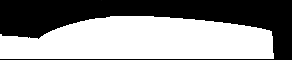
#> input picture nopeglasses/glasses1.bmp, 292 x 60 px
$ python glasses.py
#> lines starting #> are read from the running program, lines starting #| are printed output that depends on the picture; after the words box and inside, x2 and y2 are one past the last pixel; in counts of white or black regions, pixels touching at a corner belong together
#!/usr/bin/python3

import numpy
#import imageio
import imageio
from PIL import Image
import pdb
import collections

def bres(start, end):
    """Bresenham's Line Algorithm
    Produces a list of tuples from start and end
    >>> points1 = get_line((0, 0), (3, 4))
    >>> points2 = get_line((3, 4), (0, 0))
    >>> assert(set(points1) == set(points2))
    >>> print points1
    [(0, 0), (1, 1), (1, 2), (2, 3), (3, 4)]
    >>> print points2
    [(3, 4), (2, 3), (1, 2), (1, 1), (0, 0)]
    """
    # Setup initial conditions
    x1, y1 = start
    x2, y2 = end
    dx = x2 - x1
    dy = y2 - y1
    # Determine how steep the line is
    is_steep = abs(dy) > abs(dx)
    # Rotate line
    if is_steep:
        x1, y1 = y1, x1
        x2, y2 = y2, x2
    # Swap start and end points if necessary and store swap state
    swapped = False
    if x1 > x2:
        x1, x2 = x2, x1
        y1, y2 = y2, y1
        swapped = True
    # Recalculate differentials
    dx = x2 - x1
    dy = y2 - y1
    # Calculate error
    error = int(dx / 2.0)
    ystep = 1 if y1 < y2 else -1
    # Iterate over bounding box generating points between start and end
    y = y1
    points = []
    for x in range(x1, x2 + 1):
        coord = (y, x) if is_steep else (x, y)
        points.append(coord)
        error -= abs(dy)
        if error < 0:
            y += ystep
            error += dx
    # Reverse the list if the coordinates were swapped
    if swapped:
        points.reverse()
    return points

def loadBmp(input, output):
    #bmp = numpy.rot90(imageio.imread("./glasses1.bmp"))
#> called with input = './glasses1.bmp', output = 'glasses1.dat'
    bmp = numpy.rot90(imageio.imread(input))
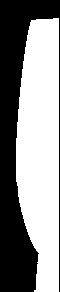
#> bmp: shape (292, 60); min 0, max 255, mean 139.9
    offset=-100
    index = 0
    inc = int(3025/bmp.shape[0])
#> inc = 10
    mult = inc
#> mult = 10

    #file1 = open("./glasses1.dat", "w")
    file1 = open(output, "w")
    max = 0
    print("polygon(points=[", sep="", end="", file=file1)
    for ii in bmp:
        first1 = numpy.argwhere(ii)
        if 0 == len(first1):
            continue
            #print("[",int(index),",0],",sep="",end="",file=file1),
        else:
            val = first1[0][0]*mult+offset
            if val == -100: val = 80
            if 1 == len(first1):
                print("[",index,",",val,"],",sep="",end="",file=file1)
            else:
                valnext = first1[1][0]*mult+offset
                for dd in bres((index, val),(index+inc,valnext)):
                    print("[",dd[0],",",dd[1],"],",sep="",end="",file=file1)
        if val > max: max = val
        index = index+inc
#> this loop made 292 passes
#> (first1, valnext) on pass 19: ([52, 53, 54, 55, 56, 57, 58], 430)
#> (valnext, index) on passes 20 to 25: (270, 30), (220, 40), (220, 50), (210, 60), (210, 70), (210, 80)
    print("[",int(index-inc),",",max+500,"],[0,",max+500,"]],convexity=1);",sep="",file=file1)

def loadBmp2():
    plotlist1 = collections.deque()
    plotlist2 = collections.deque()
    bmp = numpy.rot90(imageio.imread("./glasses2.bmp"))
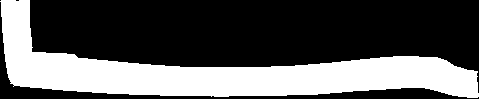
#> input picture nopeglasses/glasses2.bmp, 479 x 99 px
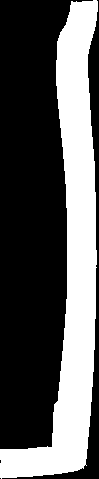
#> bmp: shape (479, 99) bool; 34.5% white; 1 white region, box (x1, y1, x2, y2) and area: (0, 0, 98, 479) 16374
    offset=0
    index = 0
    inc = int(3025/bmp.shape[0])
    mult = inc

    file2a = open("glasses2a.dat", "w")
    file2b = open("glasses2b.dat", "w")
    print("polygon(points=[",sep="",end="",file=file2a)
    print("polygon(points=[",sep="",end="",file=file2b)
    maxa = 0
    maxb = 0
    for ii in bmp:
        whites = numpy.argwhere(ii)
        if 0 == len(whites):
            continue
        vala = whites[0][0]*mult
        valb = whites[-1][0]*mult
        if len(whites) > 2:
            valanext = whites[1][0]*mult
            valbnext = whites[-2][0]*mult
            for dd in bres((index, vala),(index+inc,valanext)):
                if len(plotlist1) == 0 or dd != plotlist1[-1]:
                    plotlist1.append((dd[0], dd[1]))
            for dd in bres((index, valb),(index+inc,valbnext)):
                if len(plotlist2) == 0 or dd != plotlist2[-1]:
                    plotlist2.append((dd[0], dd[1]))
# [5 lines of commented-out code are left out]
        else:
            plotlist1.append((index, vala))
            plotlist2.append((index, valb))
        if vala > maxa: maxa = vala
        if valb > maxb: maxb = valb
        index = index+inc
    for xx in plotlist1:
        print("[",xx[0],",",xx[1],"],",sep="",end="", file=file2a)
#> this loop made 3359 passes
#> xx on passes 1 to 3: (0, 558), (1, 559), (2, 560)
    for xx in plotlist2:
        print("[",xx[0],",",xx[1],"],",sep="",end="", file=file2b)
#> this loop made 3337 passes
#> xx on passes 1 to 3: (0, 576), (1, 575), (2, 574)

    #print("[",int(index-inc),",",maxa+500,"],[0,",maxa+500,"]],convexity=1);",sep="",file=file2a)
    print("[",int(index-inc),",0],[0,0]],convexity=1);",sep="",file=file2a)
    print("[",int(index-inc)+500,",0],[",int(index-inc)+500,",1000],[0,1000]],convexity=1);",sep="",file=file2b)

    #print("],convexity=1);", sep="", file=file2a)
    #print("],convexity=1);", sep="", file=file2b)
    #print("[",int(index),",0],[",int(index)+10,",0]],convexity=1);",sep="")

loadBmp("./glasses1.bmp", "glasses1.dat")
loadBmp2()
